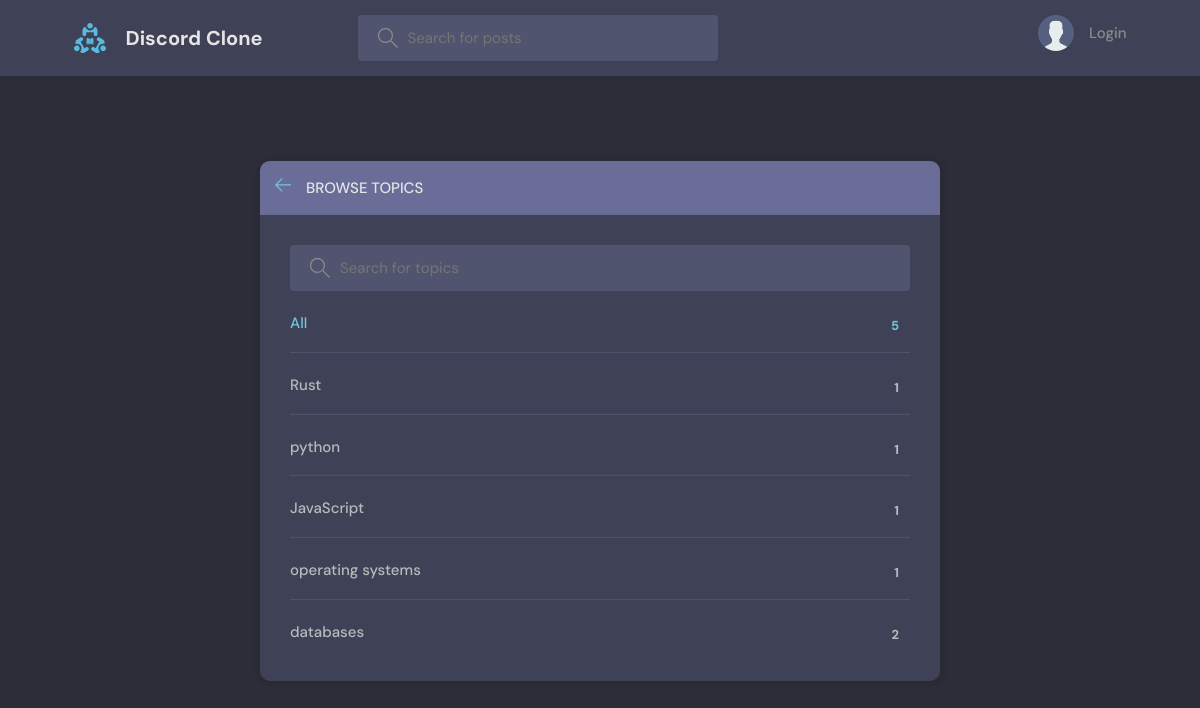
Page /topics/ on the committed database.
### base/models.py (models this page shows, shortened)
class Topic(models.Model):
    name = models.CharField(max_length=100)

### base/views.py (the view)
# urls.py: path('topics/',views.topics_page,name='topics'),
def topics_page(request):
    q = request.GET.get('q') if request.GET.get('q') != None else ''
    topics = Topic.objects.filter(name__icontains=q)
    context = {
        'topics':topics,
    }
    return render(request, 'base/topics.html',context)

### base/templates/base/topics.html (shortened to what this page needs)
{% extends 'base.html' %}
{% block content %}
<main class="create-room layout">
  <div class="container">
    <div class="layout__box">
      <div class="layout__boxHeader">
        <div class="layout__boxTitle">
          <a href="{% url 'home' %}">
            <svg version="1.1" xmlns="http://www.w3.org/2000/svg" width="32" height="32" viewBox="0 0 32 32">
              <title>arrow-left</title>
              <path
                d="M13.723 2.286l-13.723 13.714 13.719 13.714 1.616-1.611-10.96-10.96h27.625v-2.286h-27.625l10.965-10.965-1.616-1.607z">
              </path>
            </svg>
          </a>
          <h3>Browse Topics</h3>
        </div>
      </div>
      <div class="topics-page layout__body">
        <form action="" method="GET" class="header__search">
          <label>
            <input name="q" placeholder="Search for topics" />
          </label>
        </form>
        <ul class="topics__list">
          <li>
            <a href="{% url 'topics' %}" class="active">All <span>{{topics.count}}</span></a>
          </li>
          {% for topic in topics %}
          <li>
            <a href="{% url 'home' %}?q={{topic.name}}">{{ topic.name }} <span>{{topic.room_set.all.count}}</span></a>
          </li>
          {% endfor %}
        </ul>
      </div>
    </div>
  </div>
</main>
{% endblock content %}

### static/styles/style.css (style rules this page uses)
:root { --color-main: #71c6dd; --color-main-light: #e1f6fb; --color-dark: #3f4156; --color-dark-medium: #51546e; --color-dark-light: #696d97; --color-light: #e5e5e5; --color-gray: #8b8b8b; --color-light-gray: #b2bdbd; --color-bg: #2d2d39; --color-success: #5dd693; --color-error: #fc4b0b; }
* { font-family: "DM Sans", -apple-system, BlinkMacSystemFont, "Segoe UI", Roboto, Oxygen, Ubuntu, Cantarell, "Open Sans", "Helvetica Neue", sans-serif; margin: 0; padding: 0; box-sizing: border-box; text-rendering: optimizeLegibility; font-size: inherit; }
html { font-size: 56.25%; }
@media only screen and (min-width: 1200px) { html { font-size: 62.5%; } }
body { line-height: 1.6; font-weight: 400; font-size: 1.5rem; color: var(--color-light-gray); background-color: var(--color-bg); min-height: 100vh; }
a { display: inline-block; color: var(--color-main); text-decoration: none; }
.container { max-width: 120rem; width: 90%; margin: auto; }
.header__search > label { background-color: var(--color-dark-medium); padding: 1.3rem 1rem; display: flex; align-items: center; gap: 1rem; border-radius: 4px; }
.header__search svg { fill: var(--color-gray); width: 2rem; height: 2rem; margin-left: 1rem; }
.header__search input { width: 30rem; background: transparent; border: none; outline: none; color: var(--color-light); }
.layout { margin-top: 2.4rem; }
.layout > .container { display: flex; justify-content: space-between; align-items: flex-start; }
.layout__box { width: 90%; max-width: 48rem; min-height: 40rem; position: absolute; top: 50%; left: 50%; transform: translate(-50%, -46%); background-color: var(--color-dark); border-radius: 1rem; box-shadow: 1px 1px 6px 3px rgba(0, 0, 0, 0.1); overflow: hidden; }
.layout__boxHeader { display: flex; padding: 1.5rem; background-color: var(--color-dark-light); }
.layout__boxTitle { display: flex; gap: 1.5rem; align-items: center; }
.layout__boxTitle h3 { text-transform: uppercase; font-weight: 500; color: var(--color-light); }
.layout__boxTitle svg { width: 1.6rem; height: 1.6rem; fill: var(--color-main); }
.layout__body { margin: 3rem; }
.topics__list { list-style: none; }
.topics__list li a { display: flex; justify-content: space-between; margin-bottom: 3rem; font-weight: 500; color: var(--color-light-gray); transition: all 0.3s ease-in-out; }
.topics__list li a.active, .topics__list li a:hover { color: var(--color-main); }
.topics__list li a span { padding: 0.5rem 1rem; background-color: var(--color-dark); border-radius: 3px; font-size: 1.3rem; font-weight: 700; letter-spacing: 1px; }
.topics-page .topics__list li:not(:last-child) a { margin: 2rem 0; padding-bottom: 1rem; text-decoration: none; border-bottom: 1px solid var(--color-dark-medium); }
.topics-page .header__search { display: block; }
.create-room.layout .layout__box { max-width: 68rem; }

### rows in the picture
Topic: name "Rust", room_set.all.count "1"
Topic: name "python", room_set.all.count "1"
Topic: name "JavaScript", room_set.all.count "1"
Topic: name "operating systems", room_set.all.count "1"
Topic: name "databases", room_set.all.count "2"

### other values in the picture
{{ topics.count }} "5"
